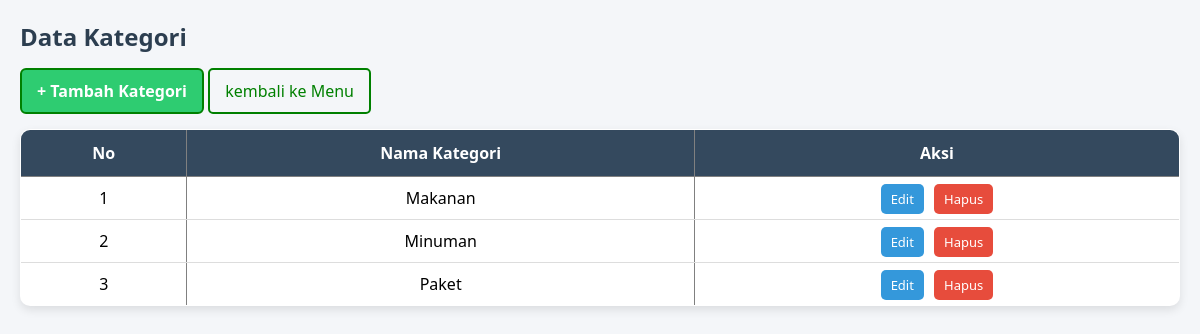
Screenshot of /admind/crud/kategori/index_kategori.php with the database file from the repository.
### tables this page shows
CREATE TABLE `kategori_menu` (
  `id_kategori_menu` int(11) NOT NULL,
  `nama_kategori_menu` varchar(100) DEFAULT NULL
);

### admind/crud/kategori/index_kategori.php (the view, shortened to what this page needs)
<?php
include '../menu/koneksi.php';
$data = mysqli_query($conn, "SELECT * FROM kategori_menu");
?>
<h2>Data Kategori</h2>
<a href="tambah_kategori.php" class="btn">+ Tambah Kategori</a>
<a href="../index_admin.php" class="btn">kembali ke Menu</a>
<table border="1" cellpadding="10">
    <tr>
        <th>No</th>
        <th>Nama Kategori</th>
        <th>Aksi</th>
    </tr>
    <?php $no = 1; ?>
    <?php while($row = mysqli_fetch_assoc($data)) : ?>
    <tr>
        <td><?= $no++; ?></td>
        <td><?= htmlspecialchars($row['nama_kategori_menu']); ?></td>
        <td>
            <a href="edit_kategori.php?id=<?= $row['id_kategori_menu']; ?>">Edit</a>
            <a href="hapus_kategori.php?id=<?= $row['id_kategori_menu']; ?>" onclick="return confirm('Yakin hapus?')">Hapus</a>
        </td>
    </tr>
    <?php endwhile; ?>
</table>

### admind/crud/kategori/index_kategori.php (style rules this page uses)
* { margin: 0; padding: 0; box-sizing: border-box; }
h2 { margin-bottom: 15px; color: #2c3e50; }
a { text-decoration: none; }
.btn { display:inline-block; padding:10px 15px; border:2px solid green; color:green; text-decoration:none; border-radius:5px; margin-bottom:15px; }
a[href="tambah_kategori.php"] { display: inline-block; margin-bottom: 15px; padding: 10px 15px; background-color: #2ecc71; color: white; border-radius: 6px; font-weight: bold; transition: 0.3s; }
table { width: 100%; border-collapse: collapse; background: white; border-radius: 10px; overflow: hidden; box-shadow: 0 4px 10px rgba(0,0,0,0.1); }
table th { background-color: #34495e; color: white; padding: 12px; text-align: center; }
table td { padding: 10px; text-align: center; border-bottom: 1px solid #ddd; }
td a { padding: 6px 10px; border-radius: 5px; font-size: 13px; margin: 0 3px; color: white; }
td a:first-child { background-color: #3498db; }
td a:last-child { background-color: #e74c3c; }

### rows the page displays
kategori_menu: nama_kategori_menu "Makanan"
kategori_menu: nama_kategori_menu "Minuman"
kategori_menu: nama_kategori_menu "Paket"
